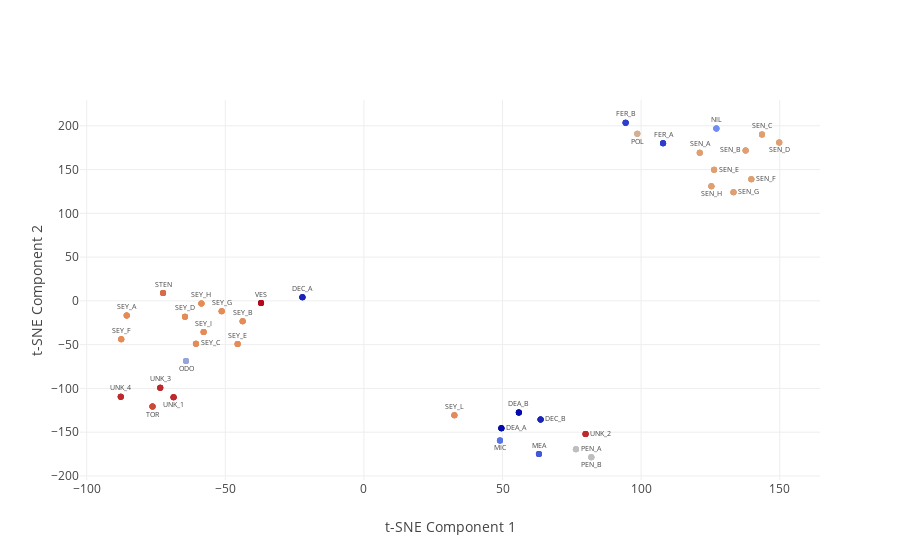

The notebook cell this image was saved under:
### Code cell
tsne = TSNE(n_components=2, init='random', random_state=20573920, perplexity=5)
Comp_tsne = tsne.fit_transform(processed)

text_labels = list(processed.index)

labels_txt = ['DEA','DEA','DEC','DEC','FER','FER','MEA',\
              'MIC','NIL','ODO','PEN','PEN','POL','SEN','SEN',\
              'SEN','SEN','SEN','SEN','SEN','SEN','SEY',\
              'SEY','SEY','SEY','SEY','SEY','SEY','SEY',\
              'SEY','SEY','STEN','TOR','UNK','UNK','UNK',\
              'UNK','VES']

top_labels = ['','DEA_B','DEC_A','','FER_A','FER_B','MEA',\
              '','NIL','','','','','SEN_A','',\
              'SEN_C','','','','','','SEY_A',\
              'SEY_B','','SEY_D','SEY_E','SEY_F','SEY_G','SEY_H',\
              'SEY_I','SEY_L','STEN','','','','UNK_3',
              'UNK_4','VES']

bottom_labels = ['','','','','','','',\
                 'MIC','','ODO','','PEN_B','POL','','',\
                 '','SEN_D','','','','SEN_H','',\
                 '','','','','','','',\
                 '','','','TOR','UNK_1','','',
                 '','']

bottom_right_labels = ['DEA_A','','','DEC_B','','','',\
                       '','','','PEN_A','','','','',\
                       '','','SEN_E','SEN_F','SEN_G','','',\
                       '','SEY_C','','','','','',\
                       '','','','','','UNK_2','',
                       '','']

bottom_left_labels = ['','','','','','','',\
                       '','','','','','','','SEN_B',\
                       '','','','','','','',\
                       '','','','','','','',\
                       '','','','','','','',
                       '','']

l_enc = LabelEncoder()
labels = l_enc.fit_transform(labels_txt)

tsne_fit_1 = Scatter(x=Comp_tsne[:,0], y=Comp_tsne[:,1], mode='markers+text',
                     text=top_labels, textposition='top', textfont=dict(size=7),
                     marker=dict(size=6, color=labels,  colorscale='RdBu'))

tsne_fit_2 = Scatter(x=Comp_tsne[:,0], y=Comp_tsne[:,1], mode='markers+text',
                     text=bottom_labels, textposition='bottom', textfont=dict(size=7),
                     marker=dict(size=6, color=labels,  colorscale='RdBu'))

tsne_fit_3 = Scatter(x=Comp_tsne[:,0], y=Comp_tsne[:,1], mode='markers+text',
                     text=bottom_right_labels, textposition='right', textfont=dict(size=7),
                     marker=dict(size=6, color=labels,  colorscale='RdBu'))

tsne_fit_4 = Scatter(x=Comp_tsne[:,0], y=Comp_tsne[:,1], mode='markers+text',
                     text=bottom_left_labels, textposition='left', textfont=dict(size=7),
                     marker=dict(size=6, color=labels,  colorscale='RdBu'))

tsne_fit = [tsne_fit_1, tsne_fit_2, tsne_fit_3, tsne_fit_4]


layout = Layout(xaxis=dict(title='t-SNE Component 1', zeroline=False),\
                yaxis=dict(title='t-SNE Component 2', zeroline=False),
                showlegend=False)

fig = Figure(data=tsne_fit, layout=layout) 

iplot(fig, show_link=False, image='svg')

### Figure 1 — Plotly figure (JSON) as saved in the notebook; plotly's stock layout.template omitted (floating-point values rounded to 4 significant figures)
{"data": [{"marker": {"color": [0, 0, 1, 1, 2, 2, 3, 4, 5, 6, 7, 7, 8, 9, 9, 9, 9, 9, 9, 9, 9, 10, 10, 10, 10, 10, 10, 10, 10, 10, 10, 11, 12, 13, 13, 13, 13, 14], "colorscale": "RdBu", "size": 6}, "mode": "markers+text", "text": ["", "DEA_B", "DEC_A", "", "FER_A", "FER_B", "MEA", "", "NIL", "", "", "", "", "SEN_A", "", "SEN_C", "", "", "", "", "", "SEY_A", "SEY_B", "", "SEY_D", "SEY_E", "SEY_F", "SEY_G", "SEY_H", "SEY_I", "SEY_L", "STEN", "", "", "", "UNK_3", "UNK_4", "VES"], "textfont": {"size": 7}, "textposition": "top", "type": "scatter", "x": [49.59, 55.89, -22.18, 63.74, 107.9, 94.41, 63.13, 49.08, 127.2, -64.17, 76.48, 82.04, 98.62, 121.2, 137.7, 143.6, 149.8, 126.3, 139.8, 133.3, 125.4, -85.56, -43.74, -60.59, -64.54, -45.55, -87.53, -51.3, -58.61, -57.82, 32.64, -72.44, -76.26, -68.65, 79.96, -73.46, -87.71, -37.09], "y": [-145.5, -127.6, 4.024, -135.5, 180.0, 203.5, -175.0, -159.4, 196.8, -68.76, -169.5, -178.6, 191.0, 169.1, 171.9, 190.1, 181.0, 149.8, 139.0, 124.1, 131.0, -16.8, -23.19, -48.9, -18.06, -49.38, -43.91, -11.88, -2.934, -35.66, -130.6, 8.943, -120.8, -110.1, -152.1, -99.38, -109.4, -2.565]}, {"marker": {"color": [0, 0, 1, 1, 2, 2, 3, 4, 5, 6, 7, 7, 8, 9, 9, 9, 9, 9, 9, 9, 9, 10, 10, 10, 10, 10, 10, 10, 10, 10, 10, 11, 12, 13, 13, 13, 13, 14], "colorscale": "RdBu", "size": 6}, "mode": "markers+text", "text": ["", "", "", "", "", "", "", "MIC", "", "ODO", "", "PEN_B", "POL", "", "", "", "SEN_D", "", "", "", "SEN_H", "", "", "", "", "", "", "", "", "", "", "", "TOR", "UNK_1", "", "", "", ""], "textfont": {"size": 7}, "textposition": "bottom", "type": "scatter", "x": [49.59, 55.89, -22.18, 63.74, 107.9, 94.41, 63.13, 49.08, 127.2, -64.17, 76.48, 82.04, 98.62, 121.2, 137.7, 143.6, 149.8, 126.3, 139.8, 133.3, 125.4, -85.56, -43.74, -60.59, -64.54, -45.55, -87.53, -51.3, -58.61, -57.82, 32.64, -72.44, -76.26, -68.65, 79.96, -73.46, -87.71, -37.09], "y": [-145.5, -127.6, 4.024, -135.5, 180.0, 203.5, -175.0, -159.4, 196.8, -68.76, -169.5, -178.6, 191.0, 169.1, 171.9, 190.1, 181.0, 149.8, 139.0, 124.1, 131.0, -16.8, -23.19, -48.9, -18.06, -49.38, -43.91, -11.88, -2.934, -35.66, -130.6, 8.943, -120.8, -110.1, -152.1, -99.38, -109.4, -2.565]}, {"marker": {"color": [0, 0, 1, 1, 2, 2, 3, 4, 5, 6, 7, 7, 8, 9, 9, 9, 9, 9, 9, 9, 9, 10, 10, 10, 10, 10, 10, 10, 10, 10, 10, 11, 12, 13, 13, 13, 13, 14], "colorscale": "RdBu", "size": 6}, "mode": "markers+text", "text": ["DEA_A", "", "", "DEC_B", "", "", "", "", "", "", "PEN_A", "", "", "", "", "", "", "SEN_E", "SEN_F", "SEN_G", "", "", "", "SEY_C", "", "", "", "", "", "", "", "", "", "", "UNK_2", "", "", ""], "textfont": {"size": 7}, "textposition": "right", "type": "scatter", "x": [49.59, 55.89, -22.18, 63.74, 107.9, 94.41, 63.13, 49.08, 127.2, -64.17, 76.48, 82.04, 98.62, 121.2, 137.7, 143.6, 149.8, 126.3, 139.8, 133.3, 125.4, -85.56, -43.74, -60.59, -64.54, -45.55, -87.53, -51.3, -58.61, -57.82, 32.64, -72.44, -76.26, -68.65, 79.96, -73.46, -87.71, -37.09], "y": [-145.5, -127.6, 4.024, -135.5, 180.0, 203.5, -175.0, -159.4, 196.8, -68.76, -169.5, -178.6, 191.0, 169.1, 171.9, 190.1, 181.0, 149.8, 139.0, 124.1, 131.0, -16.8, -23.19, -48.9, -18.06, -49.38, -43.91, -11.88, -2.934, -35.66, -130.6, 8.943, -120.8, -110.1, -152.1, -99.38, -109.4, -2.565]}, {"marker": {"color": [0, 0, 1, 1, 2, 2, 3, 4, 5, 6, 7, 7, 8, 9, 9, 9, 9, 9, 9, 9, 9, 10, 10, 10, 10, 10, 10, 10, 10, 10, 10, 11, 12, 13, 13, 13, 13, 14], "colorscale": "RdBu", "size": 6}, "mode": "markers+text", "text": ["", "", "", "", "", "", "", "", "", "", "", "", "", "", "SEN_B", "", "", "", "", "", "", "", "", "", "", "", "", "", "", "", "", "", "", "", "", "", "", ""], "textfont": {"size": 7}, "textposition": "left", "type": "scatter", "x": [49.59, 55.89, -22.18, 63.74, 107.9, 94.41, 63.13, 49.08, 127.2, -64.17, 76.48, 82.04, 98.62, 121.2, 137.7, 143.6, 149.8, 126.3, 139.8, 133.3, 125.4, -85.56, -43.74, -60.59, -64.54, -45.55, -87.53, -51.3, -58.61, -57.82, 32.64, -72.44, -76.26, -68.65, 79.96, -73.46, -87.71, -37.09], "y": [-145.5, -127.6, 4.024, -135.5, 180.0, 203.5, -175.0, -159.4, 196.8, -68.76, -169.5, -178.6, 191.0, 169.1, 171.9, 190.1, 181.0, 149.8, 139.0, 124.1, 131.0, -16.8, -23.19, -48.9, -18.06, -49.38, -43.91, -11.88, -2.934, -35.66, -130.6, 8.943, -120.8, -110.1, -152.1, -99.38, -109.4, -2.565]}], "layout": {"showlegend": false, "xaxis": {"title": "t-SNE Component 1", "zeroline": false}, "yaxis": {"title": "t-SNE Component 2", "zeroline": false}}}
